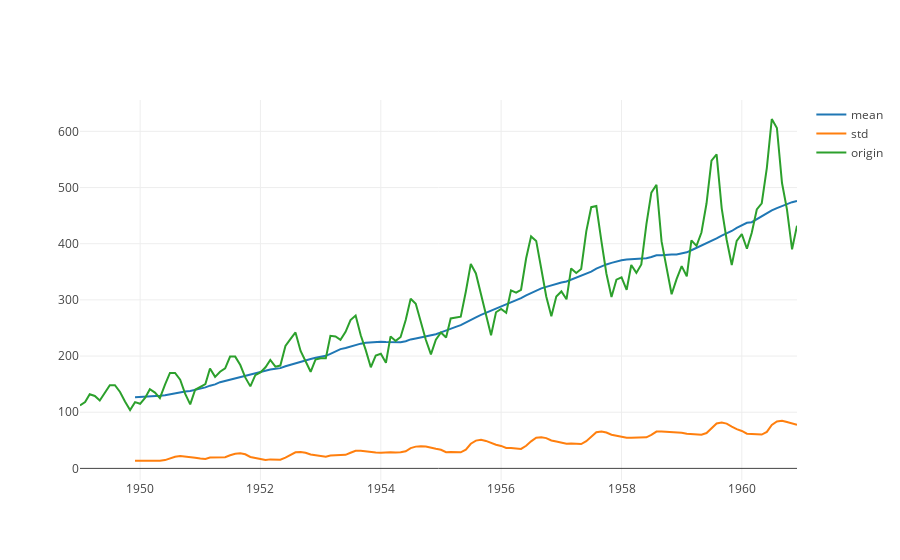

The code cell stored with this chart in its notebook:
### Code cell
from plotly import graph_objs as go

fig = go.Figure()
fig.add_trace(go.Scatter(
    x=pd.to_datetime(rollmean.index.values),
    y=rollmean['#Passengers'],
    name='mean',mode='lines'))

fig.add_trace(go.Scatter(
    x=pd.to_datetime(rollmean.index.values),
    y=rollstd['#Passengers'],
    name='std',mode='lines'))


fig.add_trace(go.Scatter(
    x=pd.to_datetime(df.index.values),
    y=df['#Passengers'],
    name='origin',mode='lines'))



fig.show()

### Figure 1 — Plotly figure (JSON) as saved in the notebook; plotly's stock layout.template omitted (floating-point values rounded to 4 significant figures; data arrays with more than 128 entries replaced by an {"elided": "..."} marker saying what was removed)
{"data": [{"mode": "lines", "name": "mean", "type": "scatter", "uid": "5807cca6-6595-4106-ab80-01696fd480ba", "x": {"elided": "144 str values"}, "y": {"elided": "144 float values"}}, {"mode": "lines", "name": "std", "type": "scatter", "uid": "4c67a834-2c0d-4d17-86f9-441494912aa9", "x": {"elided": "144 str values"}, "y": {"elided": "144 float values"}}, {"mode": "lines", "name": "origin", "type": "scatter", "uid": "be23bea3-e9a1-4ec2-8d3c-f8e3e351a548", "x": {"elided": "144 str values"}, "y": {"elided": "144 int values"}}], "layout": {}}
